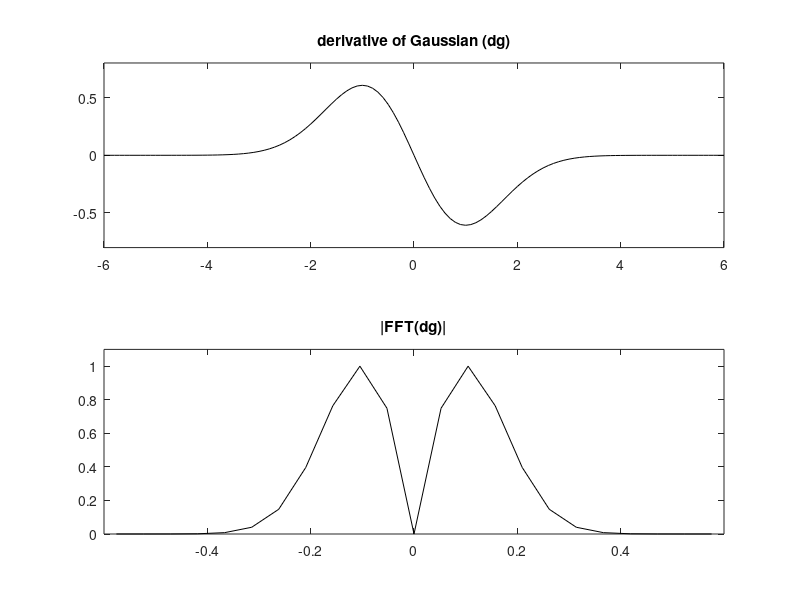

The MATLAB script that drew this image:
% Derivative of 1D Gaussian
% and its Fourier transform
x=-6:0.1:6;
N=length(x);

z=zeros(N,1); %space for the function
for nx=1:N,
   z(nx)=-x(nx)*exp(-0.5*x(nx)^2); 
end;

FZ=abs(fftshift(fft(z)));
FZ=FZ/max(FZ);
w=-pi:(2*pi)/(N-1):pi;

figure(1)
subplot(2,1,1)
plot(x,z,'k');
axis([-6 6 -0.8 0.8]);
title('derivative of Gaussian (dg)');
subplot(2,1,2)
r=50:72; %zoom on w range around 0
plot(w(r),FZ(r),'k');
axis([-0.6 0.6 0 1.1]);
title('|FFT(dg)|');
